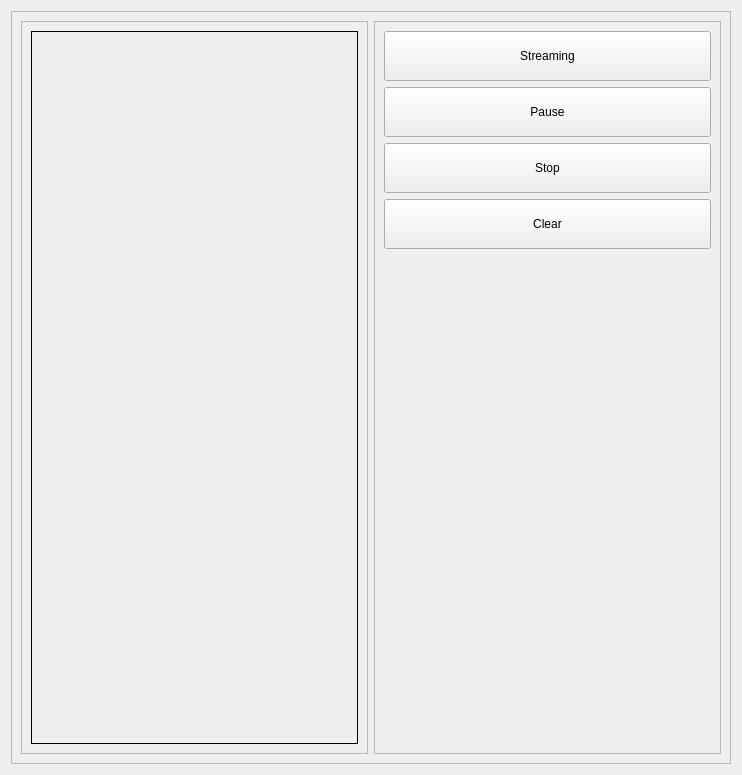
<?xml version="1.0" encoding="UTF-8"?>
<ui version="4.0">
 <class>Form</class>
 <widget class="QWidget" name="Form">
  <property name="geometry">
   <rect>
    <x>0</x>
    <y>0</y>
    <width>742</width>
    <height>775</height>
   </rect>
  </property>
  <property name="windowTitle">
   <string>Form</string>
  </property>
  <layout class="QHBoxLayout" name="horizontalLayout_2">
   <item>
    <widget class="QFrame" name="frame">
     <property name="frameShape">
      <enum>QFrame::StyledPanel</enum>
     </property>
     <property name="frameShadow">
      <enum>QFrame::Raised</enum>
     </property>
     <layout class="QHBoxLayout" name="horizontalLayout">
      <item>
       <widget class="QFrame" name="frame_2">
        <property name="minimumSize">
         <size>
          <width>300</width>
          <height>0</height>
         </size>
        </property>
        <property name="frameShape">
         <enum>QFrame::StyledPanel</enum>
        </property>
        <property name="frameShadow">
         <enum>QFrame::Raised</enum>
        </property>
        <layout class="QVBoxLayout" name="verticalLayout">
         <item>
          <widget class="QLabel" name="label">
           <property name="frameShape">
            <enum>QFrame::Box</enum>
           </property>
           <property name="text">
            <string/>
           </property>
          </widget>
         </item>
        </layout>
       </widget>
      </item>
      <item>
       <widget class="QFrame" name="frame_3">
        <property name="frameShape">
         <enum>QFrame::StyledPanel</enum>
        </property>
        <property name="frameShadow">
         <enum>QFrame::Raised</enum>
        </property>
        <layout class="QVBoxLayout" name="verticalLayout_2">
         <item>
          <widget class="QPushButton" name="pushButton_strm">
           <property name="minimumSize">
            <size>
             <width>0</width>
             <height>50</height>
            </size>
           </property>
           <property name="text">
            <string>Streaming</string>
           </property>
          </widget>
         </item>
         <item>
          <widget class="QPushButton" name="pushButton_pause">
           <property name="minimumSize">
            <size>
             <width>0</width>
             <height>50</height>
            </size>
           </property>
           <property name="text">
            <string>Pause</string>
           </property>
          </widget>
         </item>
         <item>
          <widget class="QPushButton" name="pushButton_stop">
           <property name="minimumSize">
            <size>
             <width>0</width>
             <height>50</height>
            </size>
           </property>
           <property name="text">
            <string>Stop</string>
           </property>
          </widget>
         </item>
         <item>
          <widget class="QPushButton" name="pushButton_clear">
           <property name="minimumSize">
            <size>
             <width>0</width>
             <height>50</height>
            </size>
           </property>
           <property name="text">
            <string>Clear</string>
           </property>
          </widget>
         </item>
         <item>
          <spacer name="verticalSpacer">
           <property name="orientation">
            <enum>Qt::Vertical</enum>
           </property>
           <property name="sizeHint" stdset="0">
            <size>
             <width>20</width>
             <height>40</height>
            </size>
           </property>
          </spacer>
         </item>
        </layout>
       </widget>
      </item>
     </layout>
    </widget>
   </item>
  </layout>
 </widget>
 <resources/>
 <connections/>
</ui>
